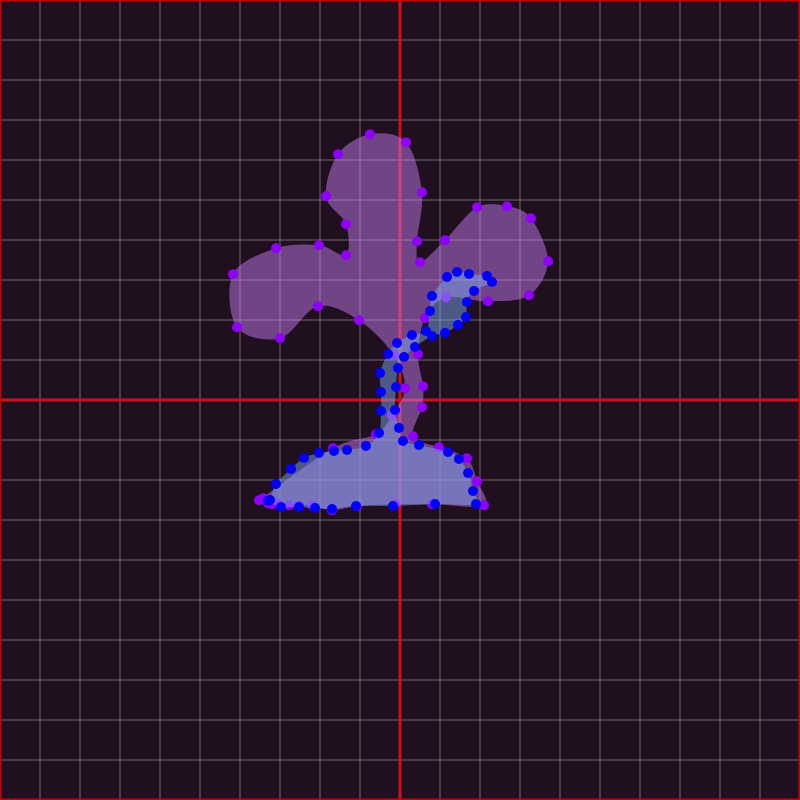
Frame 1 (no input)
Frame 60 (no input): identical to frame 1, image omitted
Frame 120 (the mouse pressed at the canvas centre since frame 60): identical to frame 1, image omitted

The p5.js sketch that drew this single still picture (run headless with seeded random() and noise() and a simulated clock; from frame 60 on, the mouse is pressed at the canvas centre):

// p5.js sketch
// ── sketch.js
let qdl,
  qdn,
  state,
  pages,
  layer,
  player,
  dots_temp,
  dots_save,
  dots,
  click,
  dot_pressed, cor;

function setup() {
  // Config
  let largura = windowHeight * 0.8;
  createCanvas(largura, largura);
  smooth();
  cursor(CROSS);
  colorMode(HSL);

  // Variaveis
  qdn = 20;
  qdr = largura % qdn;
  qdl = int(largura / qdn);
  desenhando = false;
  player = 1;
  layer = 0;
  click = false;
  state = {
    drawing: false,
    animate: false,
  };

  dots_temp = [
    createVector(-130, 100),
    createVector(-124, 84),
    createVector(-109, 69),
    createVector(-96, 58),
    createVector(-81, 53),
    createVector(-66, 51),
    createVector(-53, 50),
    createVector(-34, 46),
    createVector(-21, 33),
    createVector(-19, 11),
    createVector(-19, -8),
    createVector(-20, -27),
    createVector(-12, -46),
    createVector(-3, -57),
    createVector(12, -65),
    createVector(26, -69),
    createVector(30, -89),
    createVector(32, -104),
    createVector(47, -123),
    createVector(57, -128),
    createVector(69, -126),
    createVector(87, -124),
    createVector(92, -118),
    createVector(74, -109),
    createVector(67, -98),
    createVector(66, -83),
    createVector(58, -75),
    createVector(45, -67),
    createVector(32, -64),
    createVector(15, -53),
    createVector(4, -43),
    createVector(-2, -32),
    createVector(-4, -13),
    createVector(-5, 10),
    createVector(-1, 28),
    createVector(3, 41),
    createVector(19, 45),
    createVector(48, 52),
    createVector(59, 59),
    createVector(68, 73),
    createVector(73, 91),
    createVector(76, 104),
    createVector(35, 104),
    createVector(-7, 106),
    createVector(-44, 106),
    createVector(-68, 109),
    createVector(-85, 108),
    createVector(-101, 107),
    createVector(-119, 107),
    createVector(-132, 101),
  ];

  dots_save = [
    [
      createVector(-130, 100),
      createVector(-124, 84),
      createVector(-109, 69),
      createVector(-96, 58),
      createVector(-81, 53),
      createVector(-66, 51),
      createVector(-53, 50),
      createVector(-34, 46),
      createVector(-21, 33),
      createVector(-19, 11),
      createVector(-19, -8),
      createVector(-20, -27),
      createVector(-12, -46),
      createVector(-3, -57),
      createVector(12, -65),
      createVector(26, -69),
      createVector(30, -89),
      createVector(32, -104),
      createVector(47, -123),
      createVector(57, -128),
      createVector(69, -126),
      createVector(87, -124),
      createVector(92, -118),
      createVector(74, -109),
      createVector(67, -98),
      createVector(66, -83),
      createVector(58, -75),
      createVector(45, -67),
      createVector(32, -64),
      createVector(15, -53),
      createVector(4, -43),
      createVector(-2, -32),
      createVector(-4, -13),
      createVector(-5, 10),
      createVector(-1, 28),
      createVector(3, 41),
      createVector(19, 45),
      createVector(48, 52),
      createVector(59, 59),
      createVector(68, 73),
      createVector(73, 91),
      createVector(76, 104),
      createVector(35, 104),
      createVector(-7, 106),
      createVector(-44, 106),
      createVector(-68, 109),
      createVector(-85, 108),
      createVector(-101, 107),
      createVector(-119, 107),
      createVector(-132, 101),
    ],
    [
      createVector(-141, 100.33334350585938),
      createVector(-67, 48.333343505859375),
      createVector(-24, 34.333343505859375),
      createVector(-8, 15.333343505859375),
      createVector(5, -11.666656494140625),
      createVector(-6, -44.666656494140625),
      createVector(-41, -79.66665649414062),
      createVector(-82, -93.66665649414062),
      createVector(-120, -61.666656494140625),
      createVector(-163, -72.66665649414062),
      createVector(-167, -125.66665649414062),
      createVector(-124, -151.66665649414062),
      createVector(-81, -154.66665649414062),
      createVector(-54, -144.66665649414062),
      createVector(-54, -175.66665649414062),
      createVector(-74, -203.66665649414062),
      createVector(-62, -245.66665649414062),
      createVector(-30, -265.6666564941406),
      createVector(6, -257.6666564941406),
      createVector(22, -207.66665649414062),
      createVector(17, -158.66665649414062),
      createVector(20, -137.66665649414062),
      createVector(45, -159.66665649414062),
      createVector(77, -192.66665649414062),
      createVector(107, -193.66665649414062),
      createVector(131, -181.66665649414062),
      createVector(148, -138.66665649414062),
      createVector(129, -104.66665649414062),
      createVector(88, -98.66665649414062),
      createVector(46, -102.66665649414062),
      createVector(25, -81.66665649414062),
      createVector(18, -45.666656494140625),
      createVector(23, -13.666656494140625),
      createVector(22, 7.333343505859375),
      createVector(13, 36.333343505859375),
      createVector(39, 47.333343505859375),
      createVector(67, 58.333343505859375),
      createVector(77, 81.33334350585938),
      createVector(84, 105.33334350585938),
      createVector(32, 104.33334350585938),
      createVector(-5, 104.33334350585938),
      createVector(-43, 106.33334350585938),
      createVector(-68, 110.33334350585938),
      createVector(-88, 105.33334350585938),
      createVector(-101, 105.33334350585938),
      createVector(-111, 105.33334350585938),
      createVector(-123, 103.33334350585938),
      createVector(-128, 104.33334350585938),
      createVector(-132, 103.33334350585938),
      createVector(-137, 98.33334350585938),
    ],
  ];

  dots = [
    [
      createVector(-130, 100),
      createVector(-124, 84),
      createVector(-109, 69),
      createVector(-96, 58),
      createVector(-81, 53),
      createVector(-66, 51),
      createVector(-53, 50),
      createVector(-34, 46),
      createVector(-21, 33),
      createVector(-19, 11),
      createVector(-19, -8),
      createVector(-20, -27),
      createVector(-12, -46),
      createVector(-3, -57),
      createVector(12, -65),
      createVector(26, -69),
      createVector(30, -89),
      createVector(32, -104),
      createVector(47, -123),
      createVector(57, -128),
      createVector(69, -126),
      createVector(87, -124),
      createVector(92, -118),
      createVector(74, -109),
      createVector(67, -98),
      createVector(66, -83),
      createVector(58, -75),
      createVector(45, -67),
      createVector(32, -64),
      createVector(15, -53),
      createVector(4, -43),
      createVector(-2, -32),
      createVector(-4, -13),
      createVector(-5, 10),
      createVector(-1, 28),
      createVector(3, 41),
      createVector(19, 45),
      createVector(48, 52),
      createVector(59, 59),
      createVector(68, 73),
      createVector(73, 91),
      createVector(76, 104),
      createVector(35, 104),
      createVector(-7, 106),
      createVector(-44, 106),
      createVector(-68, 109),
      createVector(-85, 108),
      createVector(-101, 107),
      createVector(-119, 107),
      createVector(-132, 101),
    ],
    [
      createVector(-141, 100.33334350585938),
      createVector(-67, 48.333343505859375),
      createVector(-24, 34.333343505859375),
      createVector(-8, 15.333343505859375),
      createVector(5, -11.666656494140625),
      createVector(-6, -44.666656494140625),
      createVector(-41, -79.66665649414062),
      createVector(-82, -93.66665649414062),
      createVector(-120, -61.666656494140625),
      createVector(-163, -72.66665649414062),
      createVector(-167, -125.66665649414062),
      createVector(-124, -151.66665649414062),
      createVector(-81, -154.66665649414062),
      createVector(-54, -144.66665649414062),
      createVector(-54, -175.66665649414062),
      createVector(-74, -203.66665649414062),
      createVector(-62, -245.66665649414062),
      createVector(-30, -265.6666564941406),
      createVector(6, -257.6666564941406),
      createVector(22, -207.66665649414062),
      createVector(17, -158.66665649414062),
      createVector(20, -137.66665649414062),
      createVector(45, -159.66665649414062),
      createVector(77, -192.66665649414062),
      createVector(107, -193.66665649414062),
      createVector(131, -181.66665649414062),
      createVector(148, -138.66665649414062),
      createVector(129, -104.66665649414062),
      createVector(88, -98.66665649414062),
      createVector(46, -102.66665649414062),
      createVector(25, -81.66665649414062),
      createVector(18, -45.666656494140625),
      createVector(23, -13.666656494140625),
      createVector(22, 7.333343505859375),
      createVector(13, 36.333343505859375),
      createVector(39, 47.333343505859375),
      createVector(67, 58.333343505859375),
      createVector(77, 81.33334350585938),
      createVector(84, 105.33334350585938),
      createVector(32, 104.33334350585938),
      createVector(-5, 104.33334350585938),
      createVector(-43, 106.33334350585938),
      createVector(-68, 110.33334350585938),
      createVector(-88, 105.33334350585938),
      createVector(-101, 105.33334350585938),
      createVector(-111, 105.33334350585938),
      createVector(-123, 103.33334350585938),
      createVector(-128, 104.33334350585938),
      createVector(-132, 103.33334350585938),
      createVector(-137, 98.33334350585938),
    ],
  ];

  cor = {
    base : color(270, 70, 50),
    final : color(350, 100, 50),
    atual : 0
  };

  cor.atual = cor.base;

  // // Classe
  // button1 = createButton("Draw");
  // button1.id = "draw";
  // button1.position(width + 14, 14);
  // button1.mousePressed(btnStart);
  // button2 = createButton("Clear");
  // button2.id = "clean";
  // button2.position(width + 14, 50);
  // button2.mousePressed(btnClean);
  // button3 = createButton("Animate");
  // button3.id = "animate";
  // button3.position(width + 14, 150);
  // button3.mousePressed(btnAnimate);
  // button4 = createButton("Print");
  // button4.id = "print";
  // button4.position(width + 14, 180);
  // button4.mousePressed(btnPrint);

  // pages = createRadio();

  // pages.position(width + 14, 80);
  // pages.class("pages_radio");
  // pages.size(100);
  // pages.option("Layer 1");
  // pages.option("Layer 2");
  // pages.selected("Layer 1");
  // pages.id("pagesR");
}

function draw() {
  background(5);
 
  translate(width / 2, height / 2);

  if (state.animate) {
    for (let i = 0; i < dots_temp.length; i++) {
      dots_temp[i].lerp(dots[player][i], 0.01);
    }
    cor.atual = lerpColor(cor.atual, cor.final, 0.02);
  } else {
    grid();
    // pages.mouseClicked(dots_control);
  }

  dots_draw();
  colorMode(HSL);
}

function mouseReleased() {
  if (
    isIn(mouseX, mouseY, 0, 0, width, height) &&
    state.drawing &&
    !state.animate && !click
  ) {
    dots_temp.push(createVector(mouseX - width / 2, mouseY - height / 2));
    //     console.log(mouseX - width / 2 + "," + (mouseY - height / 2));
    dots_save[layer].push(
      createVector(mouseX - width / 2, mouseY - height / 2)
    );
    dots[layer] = dots_temp;
  }
  
  if(click && state.drawing){
     dots_temp[dot_pressed].set(mouseX - width / 2, mouseY - height / 2);
    dots_save[layer][dot_pressed].set(mouseX - width / 2, mouseY - height / 2);
    dots[layer] = dots_temp;
     }
  cursor(CROSS);
  click = false;
}

function mousePressed() {
  // console.log(document.body.innerHTML);
 dot_move();
}



// ── funcoe.js
function dot_move() {
  for (let i = 0; i < dots_temp.length; i++) {
    if (
      dist(
        dots_temp[i].x,
        dots_temp[i].y,
        mouseX - width / 2,
        mouseY - height / 2
      ) <= 5
      && state.drawing) {
      click = true;
      dot_pressed = i;
    }
  }
}

function dots_draw() {
  let layer2 = layer == 0 ? 1 : 0;

  noStroke();

  // Draw layer 2
  if (dots[layer2].length > 0 && !state.animate) {
    fill("rgba(198,122,240,0.49)");
    beginShape(TESS);
    curveVertex(dots[layer2][0].x, dots[layer2][0].y);
    for (let i of dots[layer2]) {
      curveVertex(i.x, i.y);
    }
    endShape(CLOSE);
    for (let i = 0; i < dots[layer2].length; i++) {
      fill("rgb(144,0,255)");
      ellipse(dots[layer2][i].x, dots[layer2][i].y, 10, 10);
    }
  }

  // Draw layer 1
  if (dots_temp.length > 0) {
    if(!state.animate){
      fill("rgba(122,165,240,0.49)");
    } else {
      fill(cor.atual);
    };
    beginShape(TESS);
    curveVertex(dots_temp[0].x, dots_temp[0].y);
    for (let i of dots_temp) {
      curveVertex(i.x, i.y);
    }
    endShape(CLOSE);
    if (!state.animate) {
      for (let i = 0; i < dots_temp.length; i++) {
        fill("rgb(0,0,255)");
        if (click) {
          if (i == dot_pressed) {
            noCursor();
            fill("rgb(0,200,200)");
            ellipse(mouseX - width / 2, mouseY - height / 2, 10, 10);
          } else {
            ellipse(dots_temp[i].x, dots_temp[i].y, 10, 10);
          }
        } else {
          ellipse(dots_temp[i].x, dots_temp[i].y, 10, 10);
        }
      }
    }
  }

  // Visual Cursor

  if (
    mouseIsPressed &&
    isIn(mouseX, mouseY, 0, 0, width, height) &&
    desenhando
  ) {
    noCursor();
    noStroke();
    fill("rgb(217,217,248)");
    ellipse(mouseX - width / 2, mouseY - height / 2, 10, 10);
  }
}

function dots_control(page) {
  switch (page) {
    case "Layer 1":
      layer = 0;
      break;
    case "Layer 2":
      layer = 1;
      break;
  }

  if (player == layer) {
    player = layer == 0 ? 1 : 0;
    dots[player] = dots_temp;
    dots_temp = dots[layer];
  }
}

function btnStart() {
  //   print(desenhando);
  state.drawing = !state.drawing;
}

function btnClean() {
  if (!state.animate) {
    dots_save[layer] = [];
    dots_temp = [];
  }
}

function btnAnimate() {
  if (state.animate) {
    reset();
    state.animate = false;
    document.getElementById("pagesR").style.visibility = "visible";
    cor.atual = cor.base;
  } else {
    dots[layer] = dots_temp;
    state.animate = true;
    document.getElementById("pagesR").style.visibility = "hidden";
  }
}

function reset() {
  for (let i = 0; i < dots_save[layer].length; i++) {
    dots_temp[i].set(dots_save[layer][i]);
  }
}

function isIn(x, y, x1, y1, x2, y2) {
  return x >= x1 && x <= x2 && y >= y1 && y <= y2 ? true : false;
}

function grid() {
  background(0);
  stroke("rgba(100, 100, 100, 50)");
  strokeWeight(1);
  for (let x = 0; x < qdn; x++) {
    line(
      x * qdl - width / 2 + qdr / 2,
      -height / 2 + qdr / 2,
      x * qdl - width / 2 + qdr / 2,
      height / 2 + qdr / 2
    );
    line(
      -width / 2 + qdr / 2,
      x * qdl - height / 2 + qdr / 2,
      width / 2 + qdr / 2,
      x * qdl - height / 2 + qdr / 2
    );
  }

  stroke("rgba(200, 0, 0, 110)");
  strokeWeight(3);
  line(0, -height / 2, 0, height / 2);
  line(-width / 2, 0, width / 2, 0);

  if (!state.drawing) {
    fill("#E76FD923");
    rect(0 - width / 2, 0 - height / 2, width, height);
  }
}

function btnPrint() {
  let texto;

 texto = "dots = [[";
  for (let i of dots_save[0]) {
    let ptx ="createVector(" + i.x + "," + i.y + "),";
    texto += ptx +`
    `;
  }
  texto +="], [";
  for (let i of dots_save[1]) {
    let ptx ="createVector(" + i.x + "," + i.y + "),";
    texto += ptx +`
    `;
  }
  texto +="]];";

  document.getElementById("codigo").innerText = texto;
  console.log(texto);
}

function copiarTexto() {
  const textarea = document.getElementById("codigo");
  const feedback = document.getElementById("copyFeedback");

  textarea.select();
  textarea.setSelectionRange(0, 99999); // Compatibilidade com mobile
  document.execCommand("copy");

  feedback.textContent = "Copiado! ✅";
  setTimeout(() => {
    feedback.textContent = "";
  }, 2000);
}
